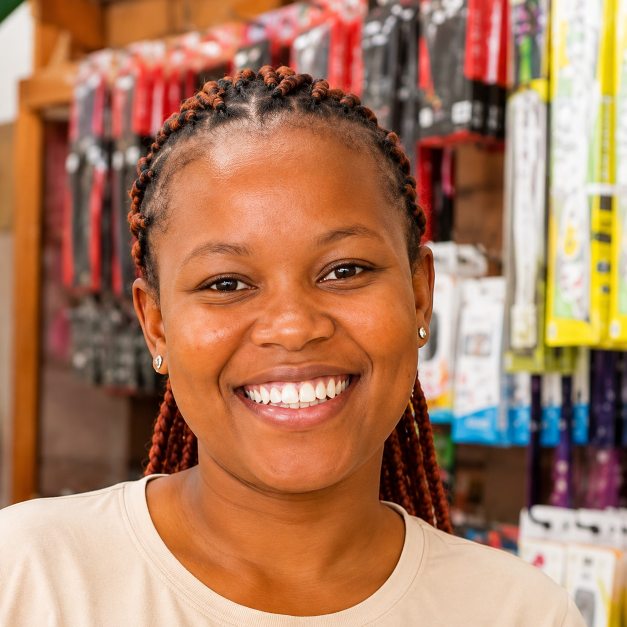
#> input picture image-backups/success-stories/mariam-chimako.jpg, 1254 x 1254 px (shown at 1/2 size)
$ python match_images.py
#> lines starting #> are read from the running program, lines starting #| are printed output that depends on the picture
#!/usr/bin/env python3
"""Match WhatsApp candidate images against the images used on the site.

For a given site image and a candidate, slide a window with the site image's
aspect ratio across the candidate at several scales and report the lowest
MSE.  A low score means "same photo, different crop/scale", which is what we
need in order to safely swap in a higher-resolution look-alike.
"""

from __future__ import annotations

import hashlib
from pathlib import Path

import numpy as np
from PIL import Image

ROOT = Path(__file__).resolve().parents[1]
SITE = ROOT / "image-backups"  # pristine originals
CAND = ROOT / "whatsapp"
OUT = 48  # comparison resolution


def digest(path: Path) -> str:
    return hashlib.sha256(path.read_bytes()).hexdigest()[:16]


def best_match(site_path: Path, cand_path: Path) -> tuple[float, tuple[int, int, int, int]]:
    with Image.open(site_path) as im:
#> im is the input picture: PIL image 1254x1254 RGB; mean R, G, B 171.9, 124, 95
        sw, sh = im.size
#> sw = 1254; sh = 1254
        ref = np.asarray(
            im.convert("RGB").resize((OUT, OUT), Image.Resampling.LANCZOS),
            dtype=np.float32,
        )
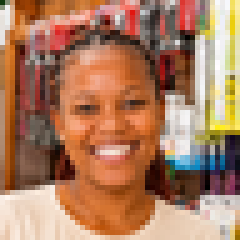
#> ref: shape (48, 48, 3) float32 (shown 5 times larger); mean R, G, B 171.9, 124, 95
    ar = sw / sh
#> ar = 1

    with Image.open(cand_path) as im:
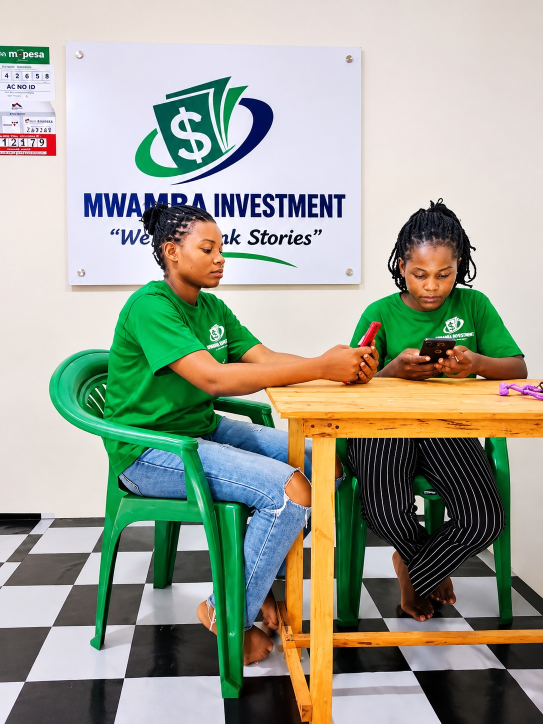
#> input picture whatsapp/WhatsApp Image 2026-11-25 at 10.48.23 AM.jpeg, 1086 x 1448 px (shown at 1/2 size)
#> im is the input picture: PIL image 1086x1448 RGB; mean R, G, B 157.6, 162.2, 148
        cand = im.convert("RGB")

    best_mse, best_box = float("inf"), (0, 0, 0, 0)
    # Candidate widths to try, from "roughly site size" up to full size.
    for width in sorted({cand.width, int(cand.width * 0.75), int(cand.width * 0.5)}):
        height = int(round(width / ar))
        if height > cand.height or width > cand.width or width < OUT:
            continue
        step_x = max(1, width // 6)
        step_y = max(1, height // 6)
        for x in range(0, cand.width - width + 1, step_x):
            for y in range(0, cand.height - height + 1, step_y):
                crop = cand.crop((x, y, x + width, y + height)).resize(
                    (OUT, OUT), Image.Resampling.LANCZOS
                )
                arr = np.asarray(crop, dtype=np.float32)
                mse = float(((arr - ref) ** 2).mean())
                if mse < best_mse:
                    best_mse, best_box = mse, (x, y, width, height)
#> after the loop, best_box = (270, 405, 814, 814); best_mse = 9935.6

    return best_mse, best_box


def main() -> None:
    # Site image -> candidate files worth testing (from visual inspection).
    tests: dict[str, list[str]] = {
        "success-stories/mariam-chimako.jpg": [
            "WhatsApp Image 2026-11-25 at 10.48.23 AM.jpeg",
            "WhatsApp Image 2026-11-25 at 10.48.23 AM (1).jpeg",
            "WhatsApp Image 2026-11-25 at 10.52.17 AM.jpeg",
            "WhatsApp Image 2026-11-25 at 10.55.40 AM.jpeg",
        ],
        "success-stories/sofia-atieno.jpg": [
            "WhatsApp Image 2026-11-25 at 10.55.24 AM.jpeg",
        ],
        "team/staffatwork.jpeg": [
            "WhatsApp Image 2026-11-25 at 10.58.55 AM.jpeg",
            "WhatsApp Image 2026-11-25 at 11.00.48 AM.jpeg",
        ],
        "team/neema.jpeg": [
            "WhatsApp Image 2026-11-25 at 10.57.37 AM.jpeg",
        ],
        "team/teamimage.jpeg": [
            "WhatsApp Image 2026-11-25 at 10.45.59 AM.jpeg",
            "WhatsApp Image 2026-11-25 at 10.47.51 AM.jpeg",
        ],
    }

    print(f"{'site image':38} {'candidate':34} {'MSE':>8}  box")
    print("-" * 110)
    for rel, cands in tests.items():
        site_path = SITE / rel
        if not site_path.exists():
            print(f"{rel:38} MISSING ORIGINAL")
            continue
        for cand in cands:
            cand_path = CAND / cand
            if not cand_path.exists():
                print(f"{rel:38} {cand:34} MISSING")
                continue
            mse, box = best_match(site_path, cand_path)
#> mse = 9935.6; box = (270, 405, 814, 814)
            same = " <== identical file" if digest(site_path) == digest(cand_path) else ""
            short = cand.replace("WhatsApp Image 2026-11-25 at ", "")
            print(f"{rel:38} {short:34} {mse:8.1f}  {box}{same}")
#| success-stories/mariam-chimako.jpg     10.48.23 AM.jpeg                     9935.6  (270, 405, 814, 814)


if __name__ == "__main__":
    main()
